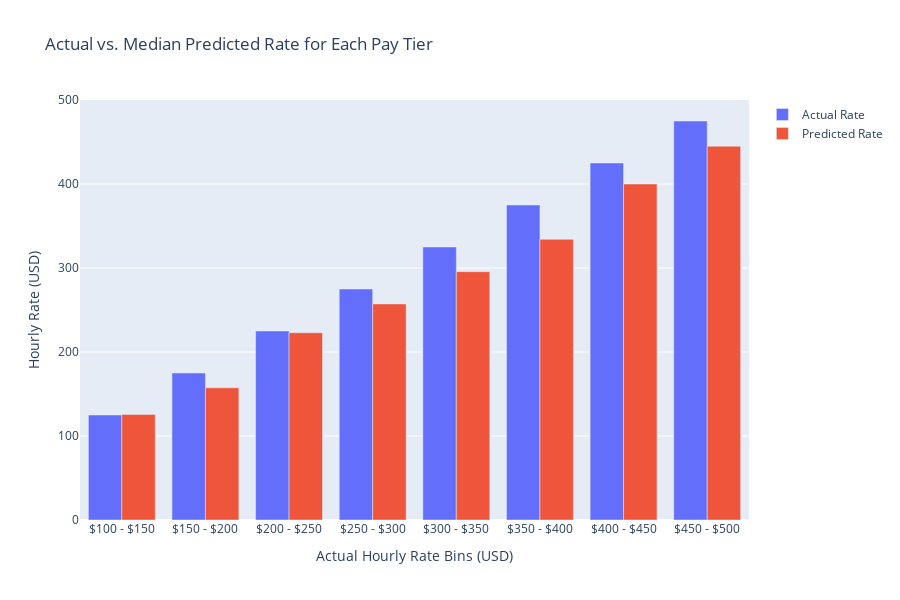

The notebook cell this image was saved under:
### Code cell
# Visualize Results with Binned Bar Chart

if model:
    # Bin the Data
    # Create bins for the actual hourly rate to group the data.
    bin_size = 50
    min_val = int(np.floor(final_df['actual_rate'].min() / bin_size)) * bin_size
    max_val = int(np.ceil(final_df['actual_rate'].max() / bin_size)) * bin_size
    
    bins = np.arange(min_val, max_val + bin_size, bin_size)
    labels = [f"${int(bins[i])} - ${int(bins[i+1])}" for i in range(len(bins)-1)]
    
    final_df['actual_rate_bin'] = pd.cut(final_df['actual_rate'], bins=bins, labels=labels, right=False)

    # Prepare Data for Comparison
    # For each bin, we need the actual midpoint and the median of our predictions.
    
    # Find the median prediction for each bin
    binned_predictions = final_df.groupby('actual_rate_bin')['predicted_rate'].median().reset_index()
    
    # Find the midpoint of each actual rate bin to use as the "Actual" value
    binned_predictions['actual_midpoint'] = bins[:-1] + bin_size / 2
    
    # Melt the df into a long format suitable for a grouped bar chart
    plot_df = pd.melt(
        binned_predictions,
        id_vars=['actual_rate_bin'],
        value_vars=['actual_midpoint', 'predicted_rate'],
        var_name='type',
        value_name='rate'
    )
    plot_df['type'] = plot_df['type'].map({'actual_midpoint': 'Actual Rate', 'predicted_rate': 'Predicted Rate'})

    # Create the Bar Chart
    # This chart provides the clearest, most direct comparison of performance.
    fig = px.bar(
        plot_df,
        x='actual_rate_bin',
        y='rate',
        color='type',
        barmode='group', # Creates the side-by-side bars
        labels={
            "actual_rate_bin": "Actual Hourly Rate Bins (USD)",
            "rate": "Hourly Rate (USD)",
            "type": "Rate Type"
        },
        title="Actual vs. Median Predicted Rate for Each Pay Tier"
    )

    fig.update_layout(
        height=600,
        legend_title_text=None,
        xaxis={'categoryorder':'array', 'categoryarray': labels}
    )
    
    fig.show()

### Figure 1 — Plotly figure (JSON) as saved in the notebook; plotly's stock layout.template omitted (floating-point values rounded to 4 significant figures)
{"data": [{"alignmentgroup": "True", "hovertemplate": "Rate Type=Actual Rate<br>Actual Hourly Rate Bins (USD)=%{x}<br>Hourly Rate (USD)=%{y}<extra></extra>", "legendgroup": "Actual Rate", "marker": {"color": "#636efa", "pattern": {"shape": ""}}, "name": "Actual Rate", "offsetgroup": "Actual Rate", "orientation": "v", "showlegend": true, "textposition": "auto", "type": "bar", "x": ["$100 - $150", "$150 - $200", "$200 - $250", "$250 - $300", "$300 - $350", "$350 - $400", "$400 - $450", "$450 - $500"], "xaxis": "x", "y": [125.0, 175.0, 225.0, 275.0, 325.0, 375.0, 425.0, 475.0], "yaxis": "y"}, {"alignmentgroup": "True", "hovertemplate": "Rate Type=Predicted Rate<br>Actual Hourly Rate Bins (USD)=%{x}<br>Hourly Rate (USD)=%{y}<extra></extra>", "legendgroup": "Predicted Rate", "marker": {"color": "#EF553B", "pattern": {"shape": ""}}, "name": "Predicted Rate", "offsetgroup": "Predicted Rate", "orientation": "v", "showlegend": true, "textposition": "auto", "type": "bar", "x": ["$100 - $150", "$150 - $200", "$200 - $250", "$250 - $300", "$300 - $350", "$350 - $400", "$400 - $450", "$450 - $500"], "xaxis": "x", "y": [125.7, 157.4, 223.0, 257.2, 295.7, 334.2, 400.0, 445.0], "yaxis": "y"}], "layout": {"barmode": "group", "height": 600, "legend": {"title": {}, "tracegroupgap": 0}, "title": {"text": "Actual vs. Median Predicted Rate for Each Pay Tier"}, "xaxis": {"anchor": "y", "categoryarray": ["$100 - $150", "$150 - $200", "$200 - $250", "$250 - $300", "$300 - $350", "$350 - $400", "$400 - $450", "$450 - $500"], "categoryorder": "array", "domain": [0, 1], "title": {"text": "Actual Hourly Rate Bins (USD)"}}, "yaxis": {"anchor": "x", "domain": [0, 1], "title": {"text": "Hourly Rate (USD)"}}}}
